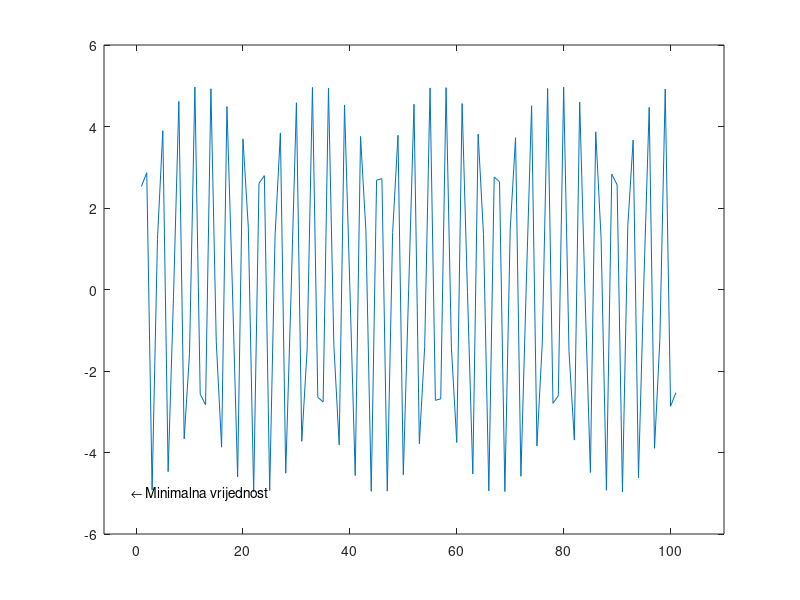

This chart was generated by the following MATLAB code:
x=-50:1:50;
z=5*sin(2*x); % funkcija za koju se traži minimum
plot(z);
[x,f,m,n,k,v]=ga(@(x) 5*sin(2*x(1)),1); 
text(x,f,'\leftarrow Minimalna vrijednost');
axis([-6 110 -6 6]);
